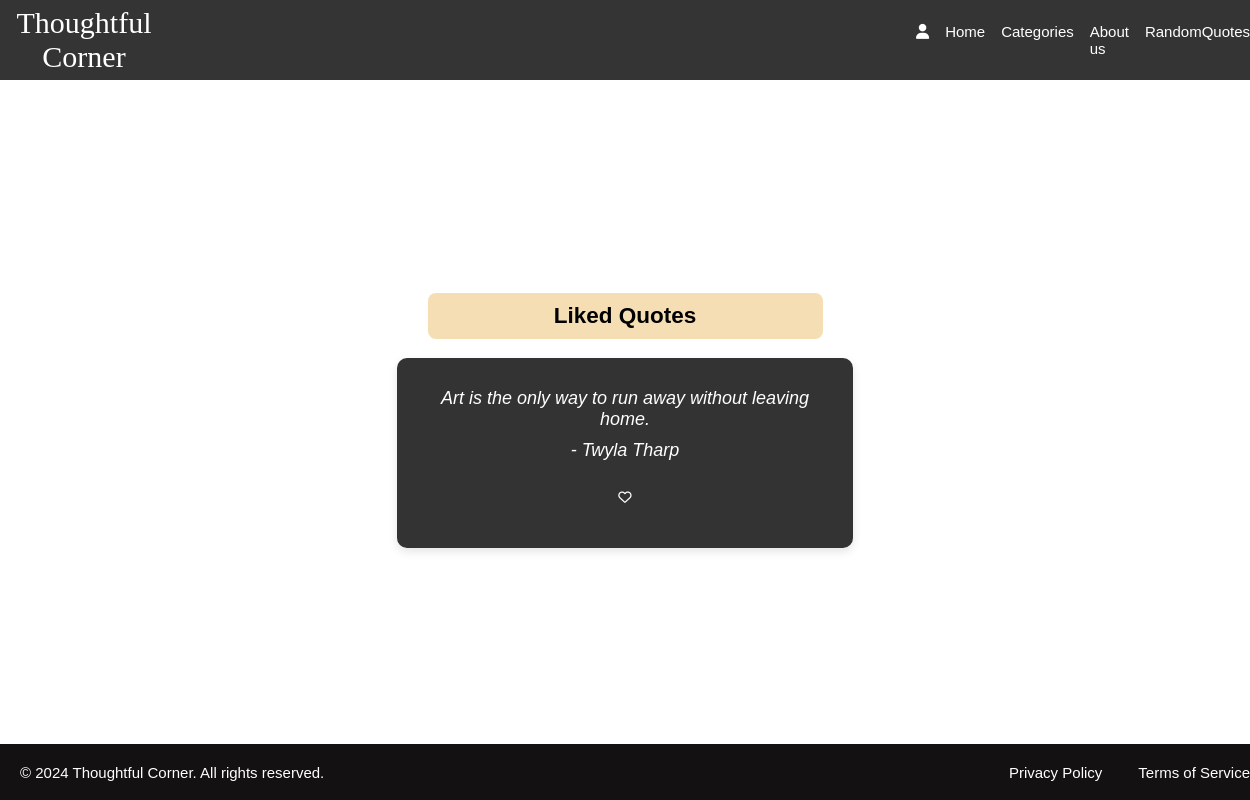
/user/likes.php (signed in), run on the app's committed database.
### tables this page shows
CREATE TABLE `quotes_mst` (
  `quote_id` int(11) NOT NULL,
  `quote` varchar(150) NOT NULL,
  `author` varchar(30) NOT NULL,
  `cate` varchar(20) NOT NULL
);

### user/likes.php (the view, shortened to what this page needs)
<?php
        include("cardlogic.php");
    ?>
    <?php
        function quote_byid($id){
        global $conn;
        $sql = "select * from quotes_mst where quote_id = '$id'";
        $result = mysqli_query($conn,$sql);
        $quotes = mysqli_fetch_all($result,MYSQLI_ASSOC);
        if($quotes){
            foreach ($quotes as $quote) {
                echo '<div class="quote-card">';
                echo '<p class="quote" data-quote-id="' . $quote['quote_id'] . '">' . $quote['quote'] . '</p>';
                echo '<p class="author">- ' . $quote['author'] . '</p>';
                echo '<br>';
                echo '<button class="like-icon" data-quote-id="' . $quote['quote_id'] . '"><i class="fa-regular fa-heart like-icon"></i></button>';
                echo '</div>';
            }
        }
    }
    ?>
    <!DOCTYPE html>
    <html lang="en">
    <head>
    <link rel="stylesheet" href="css\fontawesome.min.css">
    <link rel="stylesheet" href="css\all.min.css">
    <link rel="stylesheet" href="fonts.css">
    <link rel="stylesheet" href="body.css">
    </head>
    <body>
    <header>
            <nav>
                <div class="logo">
                    Thoughtful Corner
                </div>
                <div class="menu">
                <form action="index.php" method="post">
                    <ul class="menu-links">
                    <li class="dropdown">
        <i class="fa-solid fa-user usericon"></i>
    </li>
                        <li><a href="index.php">Home</a></li>
                        <li class="dropdown">
                            Categories
                        </li>
                        <li><a href="aboutus.php">About us</a></li>
                        <li><a href="randomquote.php">RandomQuotes</a></li>
                    </ul>
                    </form>
                </div>
            </nav>
        </header>
        <main>
            <div class="main">
            <div class="container">
        <div class="heading">
                <h2 class="heading-text">Liked Quotes</h2>
            </div>
            <form action="quote.php" method="post">
                <div class="card">
                <?php
                    $uid = $_SESSION['user_id'];
                    $sqlQUOTE = "select quote_id from like_mst where user_id = $uid";
                    $result = mysqli_query($conn,$sqlQUOTE);
                    $ids = mysqli_fetch_all($result,MYSQLI_ASSOC);
                    if(!empty($ids)) {
                        foreach ($ids as $id){
                            quote_byid($id['quote_id']);
                            echo '<br>';
                        }
                    } else {
                        echo "No liked quotes found.";
                    }
                ?>
                </div>
            </form>
    </div>
        </main>
        <footer>
        <div class="footer-content">
            <p>&copy; 2024 Thoughtful Corner. All rights reserved.</p>
            <ul class="footer-links">
                <li><a href="privacy.php">Privacy Policy</a></li>
                <li><a href="terms.php">Terms of Service</a></li>
            </ul>
        </div>
    </footer>
    </body>
    </html>

### user/body.css (style rules this page uses)
* { margin: 0; padding: 0; }
header { position: fixed; top: 0; left: 0; width: 100%; background-color: transparent; }
body { box-sizing: border-box; font-size: 15px; height: 260%; width: 100%; font-family: 'Quicksand', sans-serif; overflow-x: hidden; }
nav { display: flex; margin: 3px; height: 10vh ; align-items: center; gap: 60%; background: none; margin: 0; background-color: #343434; color: white; }
.logo { font-family: 'Ephesis', cursive; margin-left: 2px; text-align: center; font-size: 30px; opacity: 1.0; color: white; }
a { text-decoration: none; color: black; }
ul { display: flex; list-style: none; justify-content: space-between; gap: 1rem; }
.main { min-height: 50vh; height: 100%; width: 100%; background-size: cover; background-position: center; text-align: center; display: flex; align-items: center; color: black; min-height: 93vh; }
a { color: white; }
.quote-card { width: 70%; transition: transform 0.5s ease-in-out; background-color: #333; color: white; padding: 20px; height: 150px; align-items: center; margin-right: 5px; border-radius: 10px; box-shadow: 0px 4px 10px rgba(0, 0, 0, 0.1); text-align: center; margin: 3px; }
@media (min-width: 768px) { .quote-card { flex: 0 0 33.33%; } }
.quote-card p { margin: 10px 0; font-size: 18px; font-style: italic; }
.dropdown { position: relative; color: white; }
footer { background-color: #131112; color: white; text-align: center; padding: 20px; margin: 0; bottom: 0; width: 100%; }
.footer-content { display: flex; justify-content: space-between; align-items: center; }
.footer-links { list-style: none; padding: 0; margin: 0; display: flex; }
.footer-links li { margin-right: 20px; }
.footer-links a { text-decoration: none; color: white; }
.container { margin-top: 8%; width: 100%; }
.heading { width: 100%; display: flex; justify-content: center; margin-bottom: 5%; }
.card { width: 100%; display: flex; flex-wrap: wrap; align-items: center; text-align: center; justify-content: center; }
h2 { background-color: wheat; width: 30%; padding: 10px; border-radius: 8px; text-align: center; position: fixed; }
.like-icon { background: transparent; border: none; color: white; }
.fa-solid { color: red; }
.usericon { color: white; }

### data on the page
quotes_mst: quote "Art is the only way to run away without leaving home.", author "Twyla Tharp"
